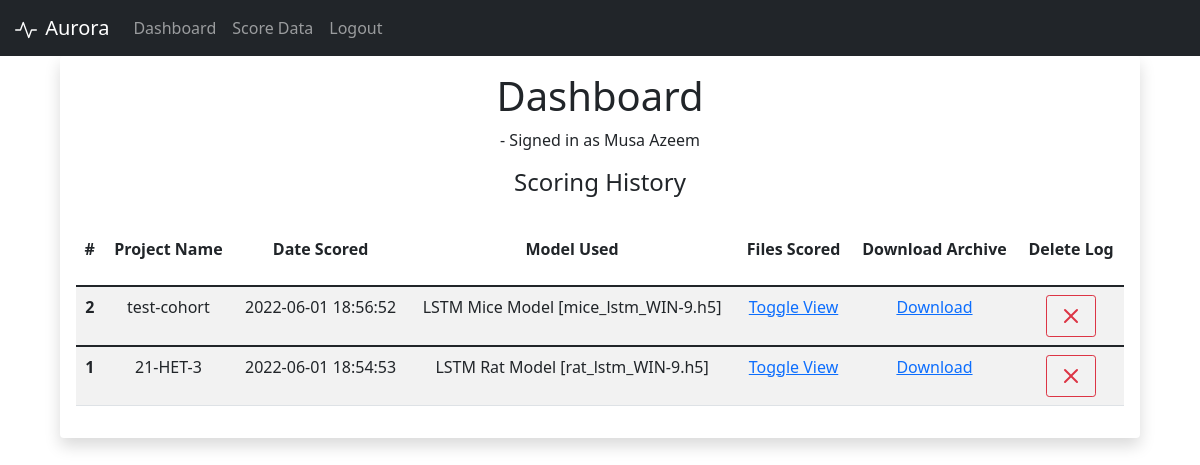
The app's page /dashboard (signed in) with its own data.
### app.py (models this page shows)
class ScoringLog(db.Model):
    id = db.Column(db.Integer, primary_key=True)
    email = db.Column(db.String(200), nullable=False)
    project_name = db.Column(db.String(200), nullable=False)
    date_scored = db.Column(db.DateTime, default=datetime.utcnow)
    filename = db.Column(db.String(200), nullable=False)    #filename in ARCHIVE_FOLDER
    model = db.Column(db.String(200), nullable=False)
    files = db.Column(db.String(1000), nullable=False)      # json list of files
    is_deleted = db.Column(db.Boolean, default=False)

### app.py (the view)
@app.route('/dashboard')
@login_required
def dashboard():
    logs = list(ScoringLog.query.filter_by(email=current_user.email, is_deleted=False))
    logs.reverse()
    print(logs)
    files = []
    for log in logs:
        log.date_scored = str(log.date_scored)[:-7]
        files.append(json.loads(log.files)[0])
    return render_template('dashboard.jinja',
                           name=f'{current_user.first_name} {current_user.last_name}',
                           logs=logs,
                           files=files)

### app.py (called while the page is built)
@login_manager.user_loader
def load_user(user_id):
    return Users.query.get(int(user_id))

### templates/dashboard.jinja (shortened to what this page needs)
{% extends 'base.jinja' %}
{% block body %}
    <h1 class="text-center">Dashboard</h1>
    <p class="text-center">- Signed in as {{ name }}</p>
    <h4 class="text-center">Scoring History</h4>
    <br>
    <table class="table table-striped table-hover table-condensed">
        <thead>
            <tr>
                <th scope="col"><p class="text-center">#</p></th>
                <th scope="col"><p class="text-center">Project Name</p></th>
                <th scope="col"><p class="text-center">Date Scored</p></th>
                <th scope="col"><p class="text-center">Model Used</p></th>
                <th scope="col"><p class="text-center">Files Scored</p></th>
                <th scope="col"><p class="text-center">Download Archive</p></th>
                <th scope="col"><p class="text-center">Delete Log</p></th>
            </tr>
        </thead>
        {% for log in logs %}
            <tbody>
                <tr >
                    <th scope="row"><p class="text-center">{{ log.id }}</p></th>
                    <td><p class="text-center">{{ log.project_name }}</p></td>
                    <td><p class="text-center">{{ log.date_scored }}</p></td>
                    <td><p class="text-center">{{ log.model }}</p></td>
                    <td>
                        <a href="#collapseFiles{{ log.id }}" data-bs-toggle="collapse">
                            <p class="text-center">Toggle View</p>
                        </a>
                    </td>
                    <td>
                        <a href="{{ url_for('download_archive_zip', filename=log.filename) }}">
                            <p class="text-center">Download</p>
                        </a>
                    </td>
                    <td>
                        <div class="text-center">
                            <a href="{{ url_for('delete_log', log_id=log.id) }}" class="btn btn-sm btn-outline-danger">
                            </a>
                        </div>
                    </td>
                </tr>
            </tbody>
        {% endfor %}
    </table>
{% endblock body %}

### templates/base.jinja (shortened to what this page needs)
<!DOCTYPE html>
<html lang="en">
<html>
    <head>
        {% include 'inc/head.jinja' %}
        <link href="{{ url_for('static',filename='styles/bootstrap-custom.css') }}" rel="stylesheet">
    </head>
    <body>
        {% include 'inc/navbar.jinja' %}
        <div class="container shadow p-3 mb-5 bg-white rounded" id="base-body">
            {% block body %}{% endblock body %}
        </div>
    </body>
</html>

### templates/inc/head.jinja (shortened to what this page needs)
<link href="https://cdn.jsdelivr.net/npm/bootstrap@5.1.3/dist/css/bootstrap.min.css" rel="stylesheet"
>

### templates/inc/navbar.jinja (shortened to what this page needs)
<nav class="navbar navbar-expand-lg navbar-dark bg-dark">
    <div class="container-fluid">
        <a class="navbar-brand" href="{{ url_for('index') }}">
            Aurora
        </a>
        <div class="collapse navbar-collapse" id="navbarSupportedContent">
            <ul class="navbar-nav me-auto mb-2 mb-lg-0">
                <li>
                    <a class="nav-link" href="{{ url_for('dashboard') }}">Dashboard</a>
                </li>
                <li class="nav-item">
                    <a class="nav-link" href="{{ url_for('score_data') }}">Score Data</a>
                </li>
                <li class="nav-item">
                    <a class="nav-link" href="{{ url_for('logout') }}">Logout</a>
                </li>
            </ul>
        </div>
    </div>
</nav>

### records on screen
ScoringLog: id "2", project_name "test-cohort", date_scored "2022-06-01 18:56:52", model "LSTM Mice Model [mice_lstm_WIN-9.h5]"
ScoringLog: id "1", project_name "21-HET-3", date_scored "2022-06-01 18:54:53", model "LSTM Rat Model [rat_lstm_WIN-9.h5]"

### other values on screen
{{ name }} "Musa Azeem"
